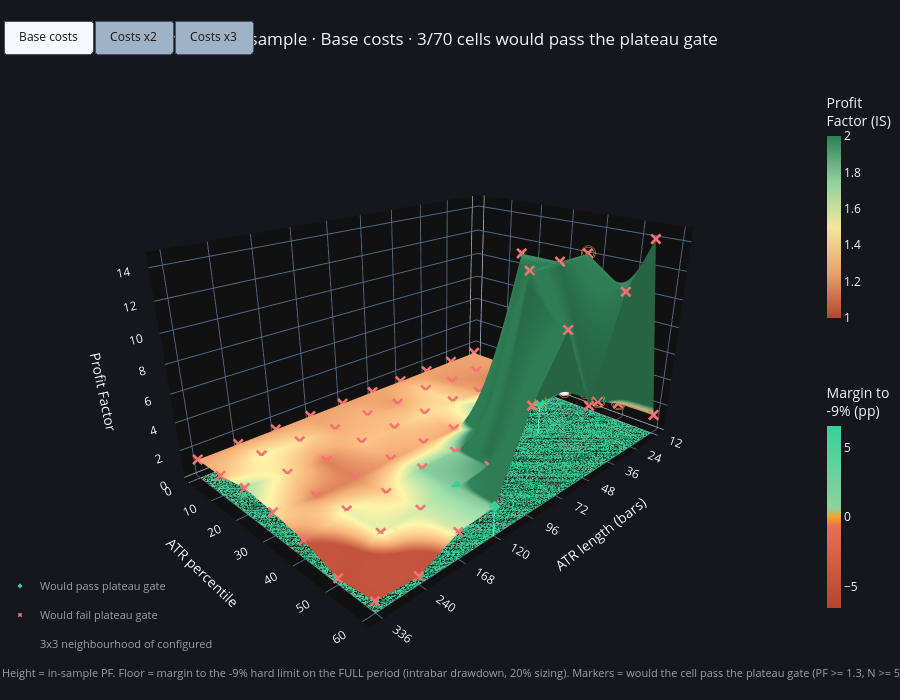

Notebook cell for this chart:
### Markdown cell above
## 3.5 3D PROFIT-FACTOR SURFACE (ATR percentile x ATR length)

### Code cell
import numpy as np
import pandas as pd
import plotly.graph_objects as go
from pathlib import Path

HARD_LIMIT = float(globals().get("HARD_LIMIT", 0.09))        # 0.09 = -9 %. Define HARD_LIMIT earlier if your YAML uses another value
LIMIT_PCT  = HARD_LIMIT * 100.0
FRACTION   = float(eng.ENGINE_DEFAULTS["size_fraction"])      # robot sizing (e.g. 20 %)
DD_MODE    = "intrabar"                                       # "intrabar" (needs engine v3.2) | "close"
SCENARIOS  = [("Base costs", 1.0), ("Costs x2", 2.0), ("Costs x3", 3.0)]
PF_MIN, N_MIN, MAX_DROP = GATE["plateau_pf_min"], GATE["plateau_n_min"], GATE["plateau_max_drop"]


def _full_dd(L, trades):
    """Max drawdown (%, negative) on the FULL period for the trades of one grid cell, at the robot sizing."""
    if len(trades) == 0:
        return np.nan
    dfp = preps[L]
    if DD_MODE == "intrabar" and hasattr(eng, "hard_limit_report_intrabar"):
        rep = eng.hard_limit_report_intrabar(dfp, trades, HARD_LIMIT, FRACTION)
    else:
        rep = eng.hard_limit_report(eng.hourly_returns(dfp, trades, FRACTION), HARD_LIMIT)
    return 100.0 * rep["max_dd"]


def _plateau(pf, n, p, L):
    """(passed, worst neighbour drop %) if cell (p, L) were the configured one."""
    try:
        r = plateau_check(pf.fillna(0.0), n.fillna(0.0), (p, L), pf_min=PF_MIN, n_min=N_MIN, max_drop_pct=MAX_DROP)
        return bool(r["passed"]), float(r["worst_neighbor_drop_pct"])
    except Exception:
        return False, np.nan


# ---- compute every scenario (in-sample PF grid + full-period drawdown grid) ----
grids = {}
for label, mult in SCENARIOS:
    kw = {**RULES_KW, "cost_bps_per_side": COST_BPS * mult}
    mk = lambda: pd.DataFrame(index=PCTLS, columns=ATR_LENS, dtype=float)
    pf, n, mean, tt, dd = mk(), mk(), mk(), mk(), mk()
    for L in ATR_LENS:
        for p in PCTLS:
            t_is = eng.run_monday_backtest(is_dfs[L], atr_pctl=p, atr_len=L, **kw)
            n.loc[p, L] = len(t_is)
            if len(t_is):
                pf.loc[p, L]   = profit_factor(t_is["pnl"])
                mean.loc[p, L] = float(t_is["pnl"].mean())
                tt.loc[p, L]   = tstat(t_is["pnl"])
            t_full = eng.run_monday_backtest(preps[L], atr_pctl=p, atr_len=L, **kw)
            dd.loc[p, L] = _full_dd(L, t_full)
    pf = pf.replace(np.inf, np.nan)
    grids[label] = dict(pf=pf, n=n, mean=mean, t=tt, dd=dd, margin=dd + LIMIT_PCT)

keys = list(grids.keys())
XP = list(range(len(ATR_LENS)))                       # categorical x positions (ATR lengths are unevenly spaced)
XT = [str(L) for L in ATR_LENS]
LL = np.tile(np.array(ATR_LENS), (len(PCTLS), 1))     # ATR length of each cell, for hover text
X, Y = np.meshgrid(XP, PCTLS)
ia, ib = PCTLS.index(ATR_PCTL), ATR_LENS.index(ATR_LEN)

# ---- shared scales so scenarios are comparable ----
pf_all  = [g["pf"].values for g in grids.values()]
z_floor = min(1.0, float(np.nanmin([np.nanmin(a) for a in pf_all]))) - 0.35
z_top   = float(np.nanmax([np.nanmax(a) for a in pf_all])) + 0.25
amax    = max(1.0, max(float(np.nanmax(np.abs(g["margin"].values))) for g in grids.values()))

colorscale   = [[0.00, "#b5452f"], [0.25, "#e8a46a"], [0.50, "#f4e79a"], [0.75, "#8fd19e"], [1.00, "#2f7d55"]]
margin_scale = [[0.00, "#b5452f"], [0.45, "#e8704f"], [0.50, "#f5a524"], [0.55, "#8fd19e"], [1.00, "#34d399"]]

TPS = 7                                               # traces per scenario
fig, titles, summary = go.Figure(), [], []

for i, key in enumerate(keys):
    g = grids[key]
    pf, n, mean, tt, dd, margin = g["pf"], g["n"], g["mean"], g["t"], g["dd"], g["margin"]
    vis = (i == 0)

    # plateau verdict of every cell (as if it were the configured one)
    pas = pd.DataFrame(False, index=pf.index, columns=pf.columns)
    drop = pd.DataFrame(np.nan, index=pf.index, columns=pf.columns)
    for p in PCTLS:
        for L in ATR_LENS:
            pas.loc[p, L], drop.loc[p, L] = _plateau(pf, n, p, L)
    has = pf.notna()
    verdict = np.where(pas.values, "PLATEAU OK", "plateau FAIL")
    n_pass = int((pas.values & has.values).sum())
    cd = np.dstack([n.values, dd.values, margin.values, mean.values, tt.values, drop.values])

    # 1) PF surface (in-sample)
    fig.add_trace(go.Surface(
        x=XP, y=PCTLS, z=pf.values, customdata=cd, text=verdict,
        colorscale=colorscale, cmin=1.0, cmax=2.0,
        colorbar=dict(title="Profit<br>Factor (IS)", len=0.42, y=0.80, x=0.93, thickness=14),
        hovertemplate=("P%{y} · ATR index %{x}<br>PF (IS) %{z:.2f}"
                       "<br>Trades (IS) %{customdata[0]:.0f}"
                       "<br>Mean net/trade %{customdata[3]:.2f}% · t %{customdata[4]:.2f}"
                       "<br>MaxDD (full) %{customdata[1]:.1f}%"
                       f"<br>Hard limit -{LIMIT_PCT:.0f}%: " + "%{customdata[2]:+.1f} pp margin"
                       "<br>Worst neighbour drop %{customdata[5]:.0f}% · %{text}<extra></extra>"),
        visible=vis))

    # 2) floor map: margin to the hard limit
    fig.add_trace(go.Surface(
        x=XP, y=PCTLS, z=np.full(pf.shape, z_floor), surfacecolor=margin.values, customdata=cd, text=verdict,
        colorscale=margin_scale, cmin=-amax, cmax=amax, opacity=0.95,
        colorbar=dict(title=f"Margin to<br>-{LIMIT_PCT:.0f}% (pp)", len=0.42, y=0.30, x=0.93, thickness=14),
        lighting=dict(ambient=1.0, diffuse=0.0, specular=0.0),
        hovertemplate=("FLOOR · P%{y} · ATR index %{x}"
                       "<br>MaxDD (full) %{customdata[1]:.1f}%"
                       f"<br>Hard limit -{LIMIT_PCT:.0f}%: " + "%{customdata[2]:+.1f} pp margin<extra></extra>"),
        visible=vis))

    # 3) markers: cell would pass / fail the plateau gate
    for mask, name, color, symbol in ((pas.values & has.values, "Would pass plateau gate", "#34d399", "diamond"),
                                      (~pas.values & has.values, "Would fail plateau gate", "#f87171", "x")):
        fig.add_trace(go.Scatter3d(
            x=X[mask], y=Y[mask], z=pf.values[mask] + 0.03, mode="markers", name=name, text=LL[mask],
            marker=dict(size=4, color=color, symbol=symbol, line=dict(width=0)),
            hovertemplate=f"{name}<br>P%{{y}} · ATR %{{text}}<extra></extra>",
            showlegend=True, legendgroup=name, visible=vis))

    # 4) drop lines from the surface to the floor for the cells that would pass
    m = pas.values & has.values
    xs, ys, zs = [], [], []
    for xv, yv, zv in zip(X[m], Y[m], pf.values[m]):
        xs += [xv, xv, None]; ys += [yv, yv, None]; zs += [zv, z_floor, None]
    fig.add_trace(go.Scatter3d(x=xs, y=ys, z=zs, mode="lines", line=dict(color="rgba(52,211,153,0.35)", width=2),
                               hoverinfo="skip", showlegend=False, visible=vis))

    # 5) rings: the 3x3 neighbourhood of the configured cell (what the official gate looks at)
    rr = range(max(ia - 1, 0), min(ia + 2, len(PCTLS)))
    cc = range(max(ib - 1, 0), min(ib + 2, len(ATR_LENS)))
    nx_ = [XP[c] for r in rr for c in cc]
    ny_ = [PCTLS[r] for r in rr for c in cc]
    nz_ = [float(pf.iloc[r, c]) + 0.07 for r in rr for c in cc]
    fig.add_trace(go.Scatter3d(x=nx_, y=ny_, z=nz_, mode="markers", name="3x3 neighbourhood of configured",
                               marker=dict(size=8, color="rgba(0,0,0,0)", symbol="circle-open",
                                           line=dict(color="#f5a524", width=3)),
                               hoverinfo="skip", showlegend=True, legendgroup="nbh", visible=vis))

    # 6) configured cell
    c_ok, c_drop = bool(pas.loc[ATR_PCTL, ATR_LEN]), float(drop.loc[ATR_PCTL, ATR_LEN])
    col = "#34d399" if c_ok else "#f87171"
    fig.add_trace(go.Scatter3d(
        x=[XP[ib]], y=[ATR_PCTL], z=[float(pf.loc[ATR_PCTL, ATR_LEN]) + 0.12], mode="markers+text",
        text=[f"configured {'✓' if c_ok else '✗'}"], textposition="top center", textfont=dict(color=col, size=13),
        marker=dict(size=7, color="white", line=dict(color=col, width=3)), showlegend=False,
        hovertemplate=f"Configured P{ATR_PCTL:g}, ATR({ATR_LEN})<br>plateau gate: {'PASS' if c_ok else 'FAIL'}<extra></extra>",
        visible=vis))

    titles.append(f"{cfg['id']} · PF in-sample · {key} · {n_pass}/{int(has.values.sum())} cells would pass the plateau gate")
    summary.append({"Scenario": key,
                    "PF (IS)": round(float(pf.loc[ATR_PCTL, ATR_LEN]), 3),
                    "N (IS)": int(n.loc[ATR_PCTL, ATR_LEN]),
                    "Mean net %": round(float(mean.loc[ATR_PCTL, ATR_LEN]), 3),
                    "t": round(float(tt.loc[ATR_PCTL, ATR_LEN]), 2),
                    "MaxDD full %": round(float(dd.loc[ATR_PCTL, ATR_LEN]), 2),
                    f"Margin vs -{LIMIT_PCT:.0f}% (pp)": round(float(margin.loc[ATR_PCTL, ATR_LEN]), 2),
                    "Plateau (configured)": "PASS" if c_ok else "FAIL",
                    "Cells passing plateau": n_pass})

PAD = "\u00a0"
buttons = []
for i, key in enumerate(keys):
    v = [False] * (TPS * len(keys))
    for j in range(TPS):
        v[TPS * i + j] = True
    buttons.append(dict(label=f"{PAD}{key}{PAD}", method="update", args=[{"visible": v}, {"title.text": titles[i]}]))

fig.update_layout(
    template="plotly_dark", paper_bgcolor="#15171c", height=700,
    title=dict(text=titles[0], x=0.02),
    scene=dict(
        xaxis=dict(title="ATR length (bars)", tickmode="array", tickvals=XP, ticktext=XT),
        yaxis_title="ATR percentile", zaxis_title="Profit Factor", zaxis=dict(range=[z_floor, z_top]),
        aspectmode="manual", aspectratio=dict(x=1.5, y=1.0, z=0.8),
        camera=dict(eye=dict(x=1.6, y=1.6, z=0.9), center=dict(x=0, y=0, z=-0.1))),
    legend=dict(x=0.0, y=0.02, bgcolor="rgba(0,0,0,0)", font=dict(color="#9aa0ab", size=11)),
    updatemenus=[dict(type="buttons", direction="right", x=0.0, xanchor="left", y=1.12, yanchor="top", active=0,
                      buttons=buttons, bgcolor="#9fb3c8", bordercolor="#4a5160", borderwidth=1,
                      pad=dict(l=3, r=3, t=0, b=0), font=dict(color="#15171c", size=12))],
    annotations=[dict(
        text=(f"Height = in-sample PF. Floor = margin to the -{LIMIT_PCT:.0f}% hard limit on the FULL period "
              f"({DD_MODE} drawdown, {FRACTION:.0%} sizing). Markers = would the cell pass the plateau gate "
              f"(PF >= {PF_MIN}, N >= {N_MIN}, drop <= {MAX_DROP}% in its 3x3). Orange rings = configured cell's neighbourhood."),
        x=0.0, y=-0.02, xref="paper", yref="paper", showarrow=False, xanchor="left",
        font=dict(color="#9aa0ab", size=11))],
    margin=dict(l=0, r=0, t=90, b=30))

print(f"Configured cell P{ATR_PCTL:g}, ATR({ATR_LEN}) by scenario:")
display(pd.DataFrame(summary).set_index("Scenario"))
fig.show()
fig.write_html(Path(RUN_DIR) / "02_pf_surface.html", include_plotlyjs="cdn")

### Figure 1 — Plotly figure (JSON) as saved in the notebook; plotly's stock layout.template omitted (floating-point values rounded to 4 significant figures; data arrays with more than 128 entries replaced by an {"elided": "..."} marker saying what was removed)
{"data": [{"cmax": 2, "cmin": 1, "colorbar": {"len": 0.42, "thickness": 14, "title": {"text": "Profit<br>Factor (IS)"}, "x": 0.93, "y": 0.8}, "colorscale": [[0, "#b5452f"], [0.25, "#e8a46a"], [0.5, "#f4e79a"], [0.75, "#8fd19e"], [1, "#2f7d55"]], "customdata": {"elided": "420 float values"}, "hovertemplate": "P%{y} · ATR index %{x}<br>PF (IS) %{z:.2f}<br>Trades (IS) %{customdata[0]:.0f}<br>Mean net/trade %{customdata[3]:.2f}% · t %{customdata[4]:.2f}<br>MaxDD (full) %{customdata[1]:.1f}%<br>Hard limit -9%: %{customdata[2]:+.1f} pp margin<br>Worst neighbour drop %{customdata[5]:.0f}% · %{text}<extra></extra>", "text": [["plateau FAIL", "plateau FAIL", "plateau FAIL", "plateau FAIL", "plateau FAIL", "plateau FAIL", "plateau FAIL", "plateau FAIL", "plateau FAIL", "plateau FAIL"], ["plateau FAIL", "plateau FAIL", "plateau FAIL", "plateau FAIL", "plateau FAIL", "plateau FAIL", "plateau FAIL", "plateau FAIL", "plateau FAIL", "plateau FAIL"], ["plateau FAIL", "plateau FAIL", "plateau FAIL", "plateau FAIL", "plateau FAIL", "plateau FAIL", "plateau FAIL", "plateau FAIL", "plateau FAIL", "plateau FAIL"], ["plateau FAIL", "plateau FAIL", "plateau FAIL", "plateau FAIL", "plateau FAIL", "plateau FAIL", "plateau FAIL", "plateau FAIL", "plateau FAIL", "plateau FAIL"], ["plateau FAIL", "plateau FAIL", "PLATEAU OK", "plateau FAIL", "plateau FAIL", "plateau FAIL", "plateau FAIL", "plateau FAIL", "plateau FAIL", "plateau FAIL"], ["plateau FAIL", "plateau FAIL", "plateau FAIL", "plateau FAIL", "plateau FAIL", "plateau FAIL", "PLATEAU OK", "plateau FAIL", "plateau FAIL", "plateau FAIL"], ["plateau FAIL", "plateau FAIL", "plateau FAIL", "plateau FAIL", "plateau FAIL", "plateau FAIL", "PLATEAU OK", "plateau FAIL", "plateau FAIL", "plateau FAIL"]], "type": "surface", "visible": true, "x": [0, 1, 2, 3, 4, 5, 6, 7, 8, 9], "y": [0, 10, 20, 30, 40, 50, 60], "z": [[1.21, 1.21, 1.21, 1.21, 1.21, 1.21, 1.21, 1.21, 1.21, 1.21], [1.21, 1.181, 1.172, 1.386, 1.204, 1.272, 1.235, 1.421, 1.52, 1.284], [1.193, 1.075, 1.234, 1.41, 1.414, 1.302, 1.316, 1.121, 1.419, 1.726], [1.176, 1.751, 1.728, 1.795, 1.217, 1.262, 1.207, 1.132, 1.131, 1.447], [1.205, 2.278, 2.278, 13.76, 2.419, 1.794, 1.806, 1.364, 1.568, 1.064], [1.232, 2.397, 13.76, 13.76, 13.76, 1.973, 1.822, 1.618, 1.565, 0.2374], [1.297, 14.66, 11.87, 5.092, 10.88, 7.13, 1.813, 1.614, 0.373, 0.5546]]}, {"cmax": 6.564, "cmin": -6.564, "colorbar": {"len": 0.42, "thickness": 14, "title": {"text": "Margin to<br>-9% (pp)"}, "x": 0.93, "y": 0.3}, "colorscale": [[0, "#b5452f"], [0.45, "#e8704f"], [0.5, "#f5a524"], [0.55, "#8fd19e"], [1, "#34d399"]], "customdata": {"elided": "420 float values"}, "hovertemplate": "FLOOR · P%{y} · ATR index %{x}<br>MaxDD (full) %{customdata[1]:.1f}%<br>Hard limit -9%: %{customdata[2]:+.1f} pp margin<extra></extra>", "lighting": {"ambient": 1, "diffuse": 0, "specular": 0}, "opacity": 0.95, "surfacecolor": [[4.443, 4.443, 4.443, 4.443, 4.443, 4.443, 4.443, 4.443, 4.443, 4.443], [4.443, 5.688, 5.688, 6.168, 5.688, 5.688, 5.688, 4.949, 5.688, 5.108], [5.521, 5.576, 6.168, 5.797, 5.797, 5.688, 5.688, 5.617, 5.688, 5.521], [5.688, 6.168, 5.797, 6.564, 6.564, 5.41, 5.643, 5.688, 5.458, 5.521], [5.688, 5.797, 6.385, 6.484, 6.564, 5.578, 5.486, 5.688, 5.78, 5.78], [5.688, 6.564, 6.484, 6.374, 6.484, 6.564, 6.343, 6.013, 5.41, 4.776], [5.856, 6.374, 6.355, 6.415, 6.484, 6.484, 6.564, 5.735, 6.148, 5.41]], "text": [["plateau FAIL", "plateau FAIL", "plateau FAIL", "plateau FAIL", "plateau FAIL", "plateau FAIL", "plateau FAIL", "plateau FAIL", "plateau FAIL", "plateau FAIL"], ["plateau FAIL", "plateau FAIL", "plateau FAIL", "plateau FAIL", "plateau FAIL", "plateau FAIL", "plateau FAIL", "plateau FAIL", "plateau FAIL", "plateau FAIL"], ["plateau FAIL", "plateau FAIL", "plateau FAIL", "plateau FAIL", "plateau FAIL", "plateau FAIL", "plateau FAIL", "plateau FAIL", "plateau FAIL", "plateau FAIL"], ["plateau FAIL", "plateau FAIL", "plateau FAIL", "plateau FAIL", "plateau FAIL", "plateau FAIL", "plateau FAIL", "plateau FAIL", "plateau FAIL", "plateau FAIL"], ["plateau FAIL", "plateau FAIL", "PLATEAU OK", "plateau FAIL", "plateau FAIL", "plateau FAIL", "plateau FAIL", "plateau FAIL", "plateau FAIL", "plateau FAIL"], ["plateau FAIL", "plateau FAIL", "plateau FAIL", "plateau FAIL", "plateau FAIL", "plateau FAIL", "PLATEAU OK", "plateau FAIL", "plateau FAIL", "plateau FAIL"], ["plateau FAIL", "plateau FAIL", "plateau FAIL", "plateau FAIL", "plateau FAIL", "plateau FAIL", "PLATEAU OK", "plateau FAIL", "plateau FAIL", "plateau FAIL"]], "type": "surface", "visible": true, "x": [0, 1, 2, 3, 4, 5, 6, 7, 8, 9], "y": [0, 10, 20, 30, 40, 50, 60], "z": [[-0.1573, -0.1573, -0.1573, -0.1573, -0.1573, -0.1573, -0.1573, -0.1573, -0.1573, -0.1573], [-0.1573, -0.1573, -0.1573, -0.1573, -0.1573, -0.1573, -0.1573, -0.1573, -0.1573, -0.1573], [-0.1573, -0.1573, -0.1573, -0.1573, -0.1573, -0.1573, -0.1573, -0.1573, -0.1573, -0.1573], [-0.1573, -0.1573, -0.1573, -0.1573, -0.1573, -0.1573, -0.1573, -0.1573, -0.1573, -0.1573], [-0.1573, -0.1573, -0.1573, -0.1573, -0.1573, -0.1573, -0.1573, -0.1573, -0.1573, -0.1573], [-0.1573, -0.1573, -0.1573, -0.1573, -0.1573, -0.1573, -0.1573, -0.1573, -0.1573, -0.1573], [-0.1573, -0.1573, -0.1573, -0.1573, -0.1573, -0.1573, -0.1573, -0.1573, -0.1573, -0.1573]]}, {"hovertemplate": "Would pass plateau gate<br>P%{y} · ATR %{text}<extra></extra>", "legendgroup": "Would pass plateau gate", "marker": {"color": "#34d399", "line": {"width": 0}, "size": 4, "symbol": "diamond"}, "mode": "markers", "name": "Would pass plateau gate", "showlegend": true, "text": [36.0, 120.0, 120.0], "type": "scatter3d", "visible": true, "x": [2, 6, 6], "y": [40.0, 50.0, 60.0], "z": [2.308, 1.852, 1.843]}, {"hovertemplate": "Would fail plateau gate<br>P%{y} · ATR %{text}<extra></extra>", "legendgroup": "Would fail plateau gate", "marker": {"color": "#f87171", "line": {"width": 0}, "size": 4, "symbol": "x"}, "mode": "markers", "name": "Would fail plateau gate", "showlegend": true, "text": [12.0, 24.0, 36.0, 48.0, 72.0, 96.0, 120.0, 168.0, 240.0, 336.0, 12.0, 24.0, 36.0, 48.0, 72.0, 96.0, 120.0, 168.0, 240.0, 336.0, 12.0, 24.0, 36.0, 48.0, 72.0, 96.0, 120.0, 168.0, 240.0, 336.0, 12.0, 24.0, 36.0, 48.0, 72.0, 96.0, 120.0, 168.0, 240.0, 336.0, 12.0, 24.0, 48.0, 72.0, 96.0, 120.0, 168.0, 240.0, 336.0, 12.0, 24.0, 36.0, 48.0, 72.0, 96.0, 168.0, 240.0, 336.0, 12.0, 24.0, 36.0, 48.0, 72.0, 96.0, 168.0, 240.0, 336.0], "type": "scatter3d", "visible": true, "x": [0, 1, 2, 3, 4, 5, 6, 7, 8, 9, 0, 1, 2, 3, 4, 5, 6, 7, 8, 9, 0, 1, 2, 3, 4, 5, 6, 7, 8, 9, 0, 1, 2, 3, 4, 5, 6, 7, 8, 9, 0, 1, 3, 4, 5, 6, 7, 8, 9, 0, 1, 2, 3, 4, 5, 7, 8, 9, 0, 1, 2, 3, 4, 5, 7, 8, 9], "y": [0.0, 0.0, 0.0, 0.0, 0.0, 0.0, 0.0, 0.0, 0.0, 0.0, 10.0, 10.0, 10.0, 10.0, 10.0, 10.0, 10.0, 10.0, 10.0, 10.0, 20.0, 20.0, 20.0, 20.0, 20.0, 20.0, 20.0, 20.0, 20.0, 20.0, 30.0, 30.0, 30.0, 30.0, 30.0, 30.0, 30.0, 30.0, 30.0, 30.0, 40.0, 40.0, 40.0, 40.0, 40.0, 40.0, 40.0, 40.0, 40.0, 50.0, 50.0, 50.0, 50.0, 50.0, 50.0, 50.0, 50.0, 50.0, 60.0, 60.0, 60.0, 60.0, 60.0, 60.0, 60.0, 60.0, 60.0], "z": [1.24, 1.24, 1.24, 1.24, 1.24, 1.24, 1.24, 1.24, 1.24, 1.24, 1.24, 1.211, 1.202, 1.416, 1.234, 1.302, 1.265, 1.451, 1.55, 1.314, 1.223, 1.105, 1.264, 1.44, 1.444, 1.332, 1.346, 1.151, 1.449, 1.756, 1.206, 1.781, 1.758, 1.825, 1.247, 1.292, 1.237, 1.162, 1.161, 1.477, 1.235, 2.308, 13.79, 2.449, 1.824, 1.836, 1.394, 1.598, 1.094, 1.262, 2.427, 13.79, 13.79, 13.79, 2.003, 1.648, 1.595, 0.2674, 1.327, 14.69, 11.9, 5.122, 10.91, 7.16, 1.644, 0.403, 0.5846]}, {"hoverinfo": "skip", "line": {"color": "rgba(52,211,153,0.35)", "width": 2}, "mode": "lines", "showlegend": false, "type": "scatter3d", "visible": true, "x": [2, 2, null, 6, 6, null, 6, 6, null], "y": [40, 40, null, 50, 50, null, 60, 60, null], "z": [2.278, -0.1573, null, 1.822, -0.1573, null, 1.813, -0.1573, null]}, {"hoverinfo": "skip", "legendgroup": "nbh", "marker": {"color": "rgba(0,0,0,0)", "line": {"color": "#f5a524", "width": 3}, "size": 8, "symbol": "circle-open"}, "mode": "markers", "name": "3x3 neighbourhood of configured", "showlegend": true, "type": "scatter3d", "visible": true, "x": [0, 1, 2, 0, 1, 2, 0, 1, 2], "y": [30, 30, 30, 40, 40, 40, 50, 50, 50], "z": [1.246, 1.821, 1.798, 1.275, 2.348, 2.348, 1.302, 2.467, 13.83]}, {"hovertemplate": "Configured P40, ATR(24)<br>plateau gate: FAIL<extra></extra>", "marker": {"color": "white", "line": {"color": "#f87171", "width": 3}, "size": 7}, "mode": "markers+text", "showlegend": false, "text": ["configured ✗"], "textfont": {"color": "#f87171", "size": 13}, "textposition": "top center", "type": "scatter3d", "visible": true, "x": [1], "y": [40], "z": [2.398]}, {"cmax": 2, "cmin": 1, "colorbar": {"len": 0.42, "thickness": 14, "title": {"text": "Profit<br>Factor (IS)"}, "x": 0.93, "y": 0.8}, "colorscale": [[0, "#b5452f"], [0.25, "#e8a46a"], [0.5, "#f4e79a"], [0.75, "#8fd19e"], [1, "#2f7d55"]], "customdata": {"elided": "420 float values"}, "hovertemplate": "P%{y} · ATR index %{x}<br>PF (IS) %{z:.2f}<br>Trades (IS) %{customdata[0]:.0f}<br>Mean net/trade %{customdata[3]:.2f}% · t %{customdata[4]:.2f}<br>MaxDD (full) %{customdata[1]:.1f}%<br>Hard limit -9%: %{customdata[2]:+.1f} pp margin<br>Worst neighbour drop %{customdata[5]:.0f}% · %{text}<extra></extra>", "text": [["plateau FAIL", "plateau FAIL", "plateau FAIL", "plateau FAIL", "plateau FAIL", "plateau FAIL", "plateau FAIL", "plateau FAIL", "plateau FAIL", "plateau FAIL"], ["plateau FAIL", "plateau FAIL", "plateau FAIL", "plateau FAIL", "plateau FAIL", "plateau FAIL", "plateau FAIL", "plateau FAIL", "plateau FAIL", "plateau FAIL"], ["plateau FAIL", "plateau FAIL", "plateau FAIL", "plateau FAIL", "plateau FAIL", "plateau FAIL", "plateau FAIL", "plateau FAIL", "plateau FAIL", "plateau FAIL"], ["plateau FAIL", "plateau FAIL", "plateau FAIL", "plateau FAIL", "plateau FAIL", "plateau FAIL", "plateau FAIL", "plateau FAIL", "plateau FAIL", "plateau FAIL"], ["plateau FAIL", "plateau FAIL", "PLATEAU OK", "plateau FAIL", "plateau FAIL", "plateau FAIL", "plateau FAIL", "plateau FAIL", "plateau FAIL", "plateau FAIL"], ["plateau FAIL", "plateau FAIL", "plateau FAIL", "plateau FAIL", "plateau FAIL", "plateau FAIL", "plateau FAIL", "plateau FAIL", "plateau FAIL", "plateau FAIL"], ["plateau FAIL", "plateau FAIL", "plateau FAIL", "plateau FAIL", "plateau FAIL", "plateau FAIL", "PLATEAU OK", "plateau FAIL", "plateau FAIL", "plateau FAIL"]], "type": "surface", "visible": false, "x": [0, 1, 2, 3, 4, 5, 6, 7, 8, 9], "y": [0, 10, 20, 30, 40, 50, 60], "z": [[1.084, 1.084, 1.084, 1.084, 1.084, 1.084, 1.084, 1.084, 1.084, 1.084], [1.084, 1.076, 1.067, 1.264, 1.09, 1.142, 1.107, 1.278, 1.366, 1.154], [1.077, 0.9903, 1.133, 1.296, 1.288, 1.178, 1.187, 1.01, 1.291, 1.568], [1.071, 1.635, 1.606, 1.673, 1.122, 1.157, 1.098, 1.029, 1.035, 1.323], [1.11, 2.151, 2.151, 12.63, 2.264, 1.642, 1.64, 1.242, 1.44, 0.9889], [1.138, 2.284, 12.63, 12.63, 12.63, 1.838, 1.684, 1.493, 1.453, 0.2139], [1.21, 13.54, 10.98, 4.667, 10.04, 6.544, 1.688, 1.506, 0.3383, 0.4922]]}, {"cmax": 6.564, "cmin": -6.564, "colorbar": {"len": 0.42, "thickness": 14, "title": {"text": "Margin to<br>-9% (pp)"}, "x": 0.93, "y": 0.3}, "colorscale": [[0, "#b5452f"], [0.45, "#e8704f"], [0.5, "#f5a524"], [0.55, "#8fd19e"], [1, "#34d399"]], "customdata": {"elided": "420 float values"}, "hovertemplate": "FLOOR · P%{y} · ATR index %{x}<br>MaxDD (full) %{customdata[1]:.1f}%<br>Hard limit -9%: %{customdata[2]:+.1f} pp margin<extra></extra>", "lighting": {"ambient": 1, "diffuse": 0, "specular": 0}, "opacity": 0.95, "surfacecolor": [[4.053, 4.053, 4.053, 4.053, 4.053, 4.053, 4.053, 4.053, 4.053, 4.053], [4.213, 5.476, 5.476, 6.04, 5.167, 5.167, 5.376, 4.193, 5.108, 4.351], [5.288, 5.407, 6.04, 5.691, 5.691, 5.191, 5.215, 4.982, 5.476, 5.288], [5.476, 6.04, 5.691, 6.542, 6.439, 4.965, 5.328, 5.156, 4.929, 5.288], [5.476, 5.691, 6.299, 6.355, 6.542, 5.451, 5.338, 5.331, 5.371, 5.589], [5.476, 6.542, 6.355, 6.267, 6.355, 6.542, 6.3, 5.822, 5.241, 4.608], [5.686, 6.267, 6.312, 6.351, 6.355, 6.355, 6.542, 5.586, 6.063, 5.241]], "text": [["plateau FAIL", "plateau FAIL", "plateau FAIL", "plateau FAIL", "plateau FAIL", "plateau FAIL", "plateau FAIL", "plateau FAIL", "plateau FAIL", "plateau FAIL"], ["plateau FAIL", "plateau FAIL", "plateau FAIL", "plateau FAIL", "plateau FAIL", "plateau FAIL", "plateau FAIL", "plateau FAIL", "plateau FAIL", "plateau FAIL"], ["plateau FAIL", "plateau FAIL", "plateau FAIL", "plateau FAIL", "plateau FAIL", "plateau FAIL", "plateau FAIL", "plateau FAIL", "plateau FAIL", "plateau FAIL"], ["plateau FAIL", "plateau FAIL", "plateau FAIL", "plateau FAIL", "plateau FAIL", "plateau FAIL", "plateau FAIL", "plateau FAIL", "plateau FAIL", "plateau FAIL"], ["plateau FAIL", "plateau FAIL", "PLATEAU OK", "plateau FAIL", "plateau FAIL", "plateau FAIL", "plateau FAIL", "plateau FAIL", "plateau FAIL", "plateau FAIL"], ["plateau FAIL", "plateau FAIL", "plateau FAIL", "plateau FAIL", "plateau FAIL", "plateau FAIL", "plateau FAIL", "plateau FAIL", "plateau FAIL", "plateau FAIL"], ["plateau FAIL", "plateau FAIL", "plateau FAIL", "plateau FAIL", "plateau FAIL", "plateau FAIL", "PLATEAU OK", "plateau FAIL", "plateau FAIL", "plateau FAIL"]], "type": "surface", "visible": false, "x": [0, 1, 2, 3, 4, 5, 6, 7, 8, 9], "y": [0, 10, 20, 30, 40, 50, 60], "z": [[-0.1573, -0.1573, -0.1573, -0.1573, -0.1573, -0.1573, -0.1573, -0.1573, -0.1573, -0.1573], [-0.1573, -0.1573, -0.1573, -0.1573, -0.1573, -0.1573, -0.1573, -0.1573, -0.1573, -0.1573], [-0.1573, -0.1573, -0.1573, -0.1573, -0.1573, -0.1573, -0.1573, -0.1573, -0.1573, -0.1573], [-0.1573, -0.1573, -0.1573, -0.1573, -0.1573, -0.1573, -0.1573, -0.1573, -0.1573, -0.1573], [-0.1573, -0.1573, -0.1573, -0.1573, -0.1573, -0.1573, -0.1573, -0.1573, -0.1573, -0.1573], [-0.1573, -0.1573, -0.1573, -0.1573, -0.1573, -0.1573, -0.1573, -0.1573, -0.1573, -0.1573], [-0.1573, -0.1573, -0.1573, -0.1573, -0.1573, -0.1573, -0.1573, -0.1573, -0.1573, -0.1573]]}, {"hovertemplate": "Would pass plateau gate<br>P%{y} · ATR %{text}<extra></extra>", "legendgroup": "Would pass plateau gate", "marker": {"color": "#34d399", "line": {"width": 0}, "size": 4, "symbol": "diamond"}, "mode": "markers", "name": "Would pass plateau gate", "showlegend": true, "text": [36.0, 120.0], "type": "scatter3d", "visible": false, "x": [2, 6], "y": [40.0, 60.0], "z": [2.181, 1.718]}, {"hovertemplate": "Would fail plateau gate<br>P%{y} · ATR %{text}<extra></extra>", "legendgroup": "Would fail plateau gate", "marker": {"color": "#f87171", "line": {"width": 0}, "size": 4, "symbol": "x"}, "mode": "markers", "name": "Would fail plateau gate", "showlegend": true, "text": [12.0, 24.0, 36.0, 48.0, 72.0, 96.0, 120.0, 168.0, 240.0, 336.0, 12.0, 24.0, 36.0, 48.0, 72.0, 96.0, 120.0, 168.0, 240.0, 336.0, 12.0, 24.0, 36.0, 48.0, 72.0, 96.0, 120.0, 168.0, 240.0, 336.0, 12.0, 24.0, 36.0, 48.0, 72.0, 96.0, 120.0, 168.0, 240.0, 336.0, 12.0, 24.0, 48.0, 72.0, 96.0, 120.0, 168.0, 240.0, 336.0, 12.0, 24.0, 36.0, 48.0, 72.0, 96.0, 120.0, 168.0, 240.0, 336.0, 12.0, 24.0, 36.0, 48.0, 72.0, 96.0, 168.0, 240.0, 336.0], "type": "scatter3d", "visible": false, "x": [0, 1, 2, 3, 4, 5, 6, 7, 8, 9, 0, 1, 2, 3, 4, 5, 6, 7, 8, 9, 0, 1, 2, 3, 4, 5, 6, 7, 8, 9, 0, 1, 2, 3, 4, 5, 6, 7, 8, 9, 0, 1, 3, 4, 5, 6, 7, 8, 9, 0, 1, 2, 3, 4, 5, 6, 7, 8, 9, 0, 1, 2, 3, 4, 5, 7, 8, 9], "y": [0.0, 0.0, 0.0, 0.0, 0.0, 0.0, 0.0, 0.0, 0.0, 0.0, 10.0, 10.0, 10.0, 10.0, 10.0, 10.0, 10.0, 10.0, 10.0, 10.0, 20.0, 20.0, 20.0, 20.0, 20.0, 20.0, 20.0, 20.0, 20.0, 20.0, 30.0, 30.0, 30.0, 30.0, 30.0, 30.0, 30.0, 30.0, 30.0, 30.0, 40.0, 40.0, 40.0, 40.0, 40.0, 40.0, 40.0, 40.0, 40.0, 50.0, 50.0, 50.0, 50.0, 50.0, 50.0, 50.0, 50.0, 50.0, 50.0, 60.0, 60.0, 60.0, 60.0, 60.0, 60.0, 60.0, 60.0, 60.0], "z": [1.114, 1.114, 1.114, 1.114, 1.114, 1.114, 1.114, 1.114, 1.114, 1.114, 1.114, 1.106, 1.097, 1.294, 1.12, 1.172, 1.137, 1.308, 1.396, 1.184, 1.107, 1.02, 1.163, 1.326, 1.318, 1.208, 1.217, 1.04, 1.321, 1.598, 1.101, 1.665, 1.636, 1.703, 1.152, 1.187, 1.128, 1.059, 1.065, 1.353, 1.14, 2.181, 12.66, 2.294, 1.672, 1.67, 1.272, 1.47, 1.019, 1.168, 2.314, 12.66, 12.66, 12.66, 1.868, 1.714, 1.523, 1.483, 0.2439, 1.24, 13.57, 11.01, 4.697, 10.07, 6.574, 1.536, 0.3683, 0.5222]}, {"hoverinfo": "skip", "line": {"color": "rgba(52,211,153,0.35)", "width": 2}, "mode": "lines", "showlegend": false, "type": "scatter3d", "visible": false, "x": [2, 2, null, 6, 6, null], "y": [40, 40, null, 60, 60, null], "z": [2.151, -0.1573, null, 1.688, -0.1573, null]}, {"hoverinfo": "skip", "legendgroup": "nbh", "marker": {"color": "rgba(0,0,0,0)", "line": {"color": "#f5a524", "width": 3}, "size": 8, "symbol": "circle-open"}, "mode": "markers", "name": "3x3 neighbourhood of configured", "showlegend": true, "type": "scatter3d", "visible": false, "x": [0, 1, 2, 0, 1, 2, 0, 1, 2], "y": [30, 30, 30, 40, 40, 40, 50, 50, 50], "z": [1.141, 1.705, 1.676, 1.18, 2.221, 2.221, 1.208, 2.354, 12.7]}, {"hovertemplate": "Configured P40, ATR(24)<br>plateau gate: FAIL<extra></extra>", "marker": {"color": "white", "line": {"color": "#f87171", "width": 3}, "size": 7}, "mode": "markers+text", "showlegend": false, "text": ["configured ✗"], "textfont": {"color": "#f87171", "size": 13}, "textposition": "top center", "type": "scatter3d", "visible": false, "x": [1], "y": [40], "z": [2.271]}, {"cmax": 2, "cmin": 1, "colorbar": {"len": 0.42, "thickness": 14, "title": {"text": "Profit<br>Factor (IS)"}, "x": 0.93, "y": 0.8}, "colorscale": [[0, "#b5452f"], [0.25, "#e8a46a"], [0.5, "#f4e79a"], [0.75, "#8fd19e"], [1, "#2f7d55"]], "customdata": {"elided": "420 float values"}, "hovertemplate": "P%{y} · ATR index %{x}<br>PF (IS) %{z:.2f}<br>Trades (IS) %{customdata[0]:.0f}<br>Mean net/trade %{customdata[3]:.2f}% · t %{customdata[4]:.2f}<br>MaxDD (full) %{customdata[1]:.1f}%<br>Hard limit -9%: %{customdata[2]:+.1f} pp margin<br>Worst neighbour drop %{customdata[5]:.0f}% · %{text}<extra></extra>", "text": [["plateau FAIL", "plateau FAIL", "plateau FAIL", "plateau FAIL", "plateau FAIL", "plateau FAIL", "plateau FAIL", "plateau FAIL", "plateau FAIL", "plateau FAIL"], ["plateau FAIL", "plateau FAIL", "plateau FAIL", "plateau FAIL", "plateau FAIL", "plateau FAIL", "plateau FAIL", "plateau FAIL", "plateau FAIL", "plateau FAIL"], ["plateau FAIL", "plateau FAIL", "plateau FAIL", "plateau FAIL", "plateau FAIL", "plateau FAIL", "plateau FAIL", "plateau FAIL", "plateau FAIL", "plateau FAIL"], ["plateau FAIL", "plateau FAIL", "plateau FAIL", "plateau FAIL", "plateau FAIL", "plateau FAIL", "plateau FAIL", "plateau FAIL", "plateau FAIL", "plateau FAIL"], ["plateau FAIL", "plateau FAIL", "PLATEAU OK", "plateau FAIL", "plateau FAIL", "plateau FAIL", "plateau FAIL", "plateau FAIL", "plateau FAIL", "plateau FAIL"], ["plateau FAIL", "plateau FAIL", "plateau FAIL", "plateau FAIL", "plateau FAIL", "plateau FAIL", "plateau FAIL", "plateau FAIL", "plateau FAIL", "plateau FAIL"], ["plateau FAIL", "plateau FAIL", "plateau FAIL", "plateau FAIL", "plateau FAIL", "plateau FAIL", "PLATEAU OK", "plateau FAIL", "plateau FAIL", "plateau FAIL"]], "type": "surface", "visible": false, "x": [0, 1, 2, 3, 4, 5, 6, 7, 8, 9], "y": [0, 10, 20, 30, 40, 50, 60], "z": [[0.9726, 0.9726, 0.9726, 0.9726, 0.9726, 0.9726, 0.9726, 0.9726, 0.9726, 0.9726], [0.9726, 0.9806, 0.9721, 1.155, 0.9888, 1.028, 0.9937, 1.151, 1.23, 1.04], [0.9724, 0.9138, 1.043, 1.194, 1.175, 1.068, 1.071, 0.9102, 1.178, 1.428], [0.9764, 1.529, 1.494, 1.561, 1.037, 1.062, 0.9997, 0.9381, 0.9485, 1.213], [1.024, 2.031, 2.031, 11.63, 2.121, 1.506, 1.493, 1.135, 1.325, 0.9208], [1.052, 2.177, 11.63, 11.63, 11.63, 1.714, 1.56, 1.38, 1.351, 0.1927], [1.131, 12.55, 10.19, 4.289, 9.306, 6.026, 1.575, 1.409, 0.3065, 0.4374]]}, {"cmax": 6.564, "cmin": -6.564, "colorbar": {"len": 0.42, "thickness": 14, "title": {"text": "Margin to<br>-9% (pp)"}, "x": 0.93, "y": 0.3}, "colorscale": [[0, "#b5452f"], [0.45, "#e8704f"], [0.5, "#f5a524"], [0.55, "#8fd19e"], [1, "#34d399"]], "customdata": {"elided": "420 float values"}, "hovertemplate": "FLOOR · P%{y} · ATR index %{x}<br>MaxDD (full) %{customdata[1]:.1f}%<br>Hard limit -9%: %{customdata[2]:+.1f} pp margin<extra></extra>", "lighting": {"ambient": 1, "diffuse": 0, "specular": 0}, "opacity": 0.95, "surfacecolor": [[2.993, 2.993, 2.993, 2.993, 2.993, 2.993, 2.993, 2.993, 2.993, 2.993], [3.69, 5.134, 4.878, 5.913, 4.515, 4.515, 4.638, 3.443, 4.392, 3.599], [4.94, 5.237, 5.913, 5.585, 5.585, 4.622, 4.625, 4.352, 4.964, 4.659], [5.264, 5.913, 5.585, 6.438, 6.204, 4.524, 4.842, 4.608, 4.403, 4.858], [5.264, 5.585, 6.214, 6.226, 6.521, 5.324, 5.076, 4.803, 4.927, 5.299], [5.264, 6.521, 6.226, 6.16, 6.226, 6.521, 6.258, 5.631, 5.073, 4.44], [5.516, 6.16, 6.269, 6.287, 6.226, 6.226, 6.471, 5.438, 5.978, 5.073]], "text": [["plateau FAIL", "plateau FAIL", "plateau FAIL", "plateau FAIL", "plateau FAIL", "plateau FAIL", "plateau FAIL", "plateau FAIL", "plateau FAIL", "plateau FAIL"], ["plateau FAIL", "plateau FAIL", "plateau FAIL", "plateau FAIL", "plateau FAIL", "plateau FAIL", "plateau FAIL", "plateau FAIL", "plateau FAIL", "plateau FAIL"], ["plateau FAIL", "plateau FAIL", "plateau FAIL", "plateau FAIL", "plateau FAIL", "plateau FAIL", "plateau FAIL", "plateau FAIL", "plateau FAIL", "plateau FAIL"], ["plateau FAIL", "plateau FAIL", "plateau FAIL", "plateau FAIL", "plateau FAIL", "plateau FAIL", "plateau FAIL", "plateau FAIL", "plateau FAIL", "plateau FAIL"], ["plateau FAIL", "plateau FAIL", "PLATEAU OK", "plateau FAIL", "plateau FAIL", "plateau FAIL", "plateau FAIL", "plateau FAIL", "plateau FAIL", "plateau FAIL"], ["plateau FAIL", "plateau FAIL", "plateau FAIL", "plateau FAIL", "plateau FAIL", "plateau FAIL", "plateau FAIL", "plateau FAIL", "plateau FAIL", "plateau FAIL"], ["plateau FAIL", "plateau FAIL", "plateau FAIL", "plateau FAIL", "plateau FAIL", "plateau FAIL", "PLATEAU OK", "plateau FAIL", "plateau FAIL", "plateau FAIL"]], "type": "surface", "visible": false, "x": [0, 1, 2, 3, 4, 5, 6, 7, 8, 9], "y": [0, 10, 20, 30, 40, 50, 60], "z": [[-0.1573, -0.1573, -0.1573, -0.1573, -0.1573, -0.1573, -0.1573, -0.1573, -0.1573, -0.1573], [-0.1573, -0.1573, -0.1573, -0.1573, -0.1573, -0.1573, -0.1573, -0.1573, -0.1573, -0.1573], [-0.1573, -0.1573, -0.1573, -0.1573, -0.1573, -0.1573, -0.1573, -0.1573, -0.1573, -0.1573], [-0.1573, -0.1573, -0.1573, -0.1573, -0.1573, -0.1573, -0.1573, -0.1573, -0.1573, -0.1573], [-0.1573, -0.1573, -0.1573, -0.1573, -0.1573, -0.1573, -0.1573, -0.1573, -0.1573, -0.1573], [-0.1573, -0.1573, -0.1573, -0.1573, -0.1573, -0.1573, -0.1573, -0.1573, -0.1573, -0.1573], [-0.1573, -0.1573, -0.1573, -0.1573, -0.1573, -0.1573, -0.1573, -0.1573, -0.1573, -0.1573]]}, {"hovertemplate": "Would pass plateau gate<br>P%{y} · ATR %{text}<extra></extra>", "legendgroup": "Would pass plateau gate", "marker": {"color": "#34d399", "line": {"width": 0}, "size": 4, "symbol": "diamond"}, "mode": "markers", "name": "Would pass plateau gate", "showlegend": true, "text": [36.0, 120.0], "type": "scatter3d", "visible": false, "x": [2, 6], "y": [40.0, 60.0], "z": [2.061, 1.605]}, {"hovertemplate": "Would fail plateau gate<br>P%{y} · ATR %{text}<extra></extra>", "legendgroup": "Would fail plateau gate", "marker": {"color": "#f87171", "line": {"width": 0}, "size": 4, "symbol": "x"}, "mode": "markers", "name": "Would fail plateau gate", "showlegend": true, "text": [12.0, 24.0, 36.0, 48.0, 72.0, 96.0, 120.0, 168.0, 240.0, 336.0, 12.0, 24.0, 36.0, 48.0, 72.0, 96.0, 120.0, 168.0, 240.0, 336.0, 12.0, 24.0, 36.0, 48.0, 72.0, 96.0, 120.0, 168.0, 240.0, 336.0, 12.0, 24.0, 36.0, 48.0, 72.0, 96.0, 120.0, 168.0, 240.0, 336.0, 12.0, 24.0, 48.0, 72.0, 96.0, 120.0, 168.0, 240.0, 336.0, 12.0, 24.0, 36.0, 48.0, 72.0, 96.0, 120.0, 168.0, 240.0, 336.0, 12.0, 24.0, 36.0, 48.0, 72.0, 96.0, 168.0, 240.0, 336.0], "type": "scatter3d", "visible": false, "x": [0, 1, 2, 3, 4, 5, 6, 7, 8, 9, 0, 1, 2, 3, 4, 5, 6, 7, 8, 9, 0, 1, 2, 3, 4, 5, 6, 7, 8, 9, 0, 1, 2, 3, 4, 5, 6, 7, 8, 9, 0, 1, 3, 4, 5, 6, 7, 8, 9, 0, 1, 2, 3, 4, 5, 6, 7, 8, 9, 0, 1, 2, 3, 4, 5, 7, 8, 9], "y": [0.0, 0.0, 0.0, 0.0, 0.0, 0.0, 0.0, 0.0, 0.0, 0.0, 10.0, 10.0, 10.0, 10.0, 10.0, 10.0, 10.0, 10.0, 10.0, 10.0, 20.0, 20.0, 20.0, 20.0, 20.0, 20.0, 20.0, 20.0, 20.0, 20.0, 30.0, 30.0, 30.0, 30.0, 30.0, 30.0, 30.0, 30.0, 30.0, 30.0, 40.0, 40.0, 40.0, 40.0, 40.0, 40.0, 40.0, 40.0, 40.0, 50.0, 50.0, 50.0, 50.0, 50.0, 50.0, 50.0, 50.0, 50.0, 50.0, 60.0, 60.0, 60.0, 60.0, 60.0, 60.0, 60.0, 60.0, 60.0], "z": [1.003, 1.003, 1.003, 1.003, 1.003, 1.003, 1.003, 1.003, 1.003, 1.003, 1.003, 1.011, 1.002, 1.185, 1.019, 1.058, 1.024, 1.181, 1.26, 1.07, 1.002, 0.9438, 1.073, 1.224, 1.205, 1.098, 1.101, 0.9402, 1.208, 1.458, 1.006, 1.559, 1.524, 1.591, 1.067, 1.092, 1.03, 0.9681, 0.9785, 1.243, 1.054, 2.061, 11.66, 2.151, 1.536, 1.523, 1.165, 1.355, 0.9508, 1.082, 2.207, 11.66, 11.66, 11.66, 1.744, 1.59, 1.41, 1.381, 0.2227, 1.161, 12.58, 10.22, 4.319, 9.336, 6.056, 1.439, 0.3365, 0.4674]}, {"hoverinfo": "skip", "line": {"color": "rgba(52,211,153,0.35)", "width": 2}, "mode": "lines", "showlegend": false, "type": "scatter3d", "visible": false, "x": [2, 2, null, 6, 6, null], "y": [40, 40, null, 60, 60, null], "z": [2.031, -0.1573, null, 1.575, -0.1573, null]}, {"hoverinfo": "skip", "legendgroup": "nbh", "marker": {"color": "rgba(0,0,0,0)", "line": {"color": "#f5a524", "width": 3}, "size": 8, "symbol": "circle-open"}, "mode": "markers", "name": "3x3 neighbourhood of configured", "showlegend": true, "type": "scatter3d", "visible": false, "x": [0, 1, 2, 0, 1, 2, 0, 1, 2], "y": [30, 30, 30, 40, 40, 40, 50, 50, 50], "z": [1.046, 1.599, 1.564, 1.094, 2.101, 2.101, 1.122, 2.247, 11.7]}, {"hovertemplate": "Configured P40, ATR(24)<br>plateau gate: FAIL<extra></extra>", "marker": {"color": "white", "line": {"color": "#f87171", "width": 3}, "size": 7}, "mode": "markers+text", "showlegend": false, "text": ["configured ✗"], "textfont": {"color": "#f87171", "size": 13}, "textposition": "top center", "type": "scatter3d", "visible": false, "x": [1], "y": [40], "z": [2.151]}], "layout": {"annotations": [{"font": {"color": "#9aa0ab", "size": 11}, "showarrow": false, "text": "Height = in-sample PF. Floor = margin to the -9% hard limit on the FULL period (intrabar drawdown, 20% sizing). Markers = would the cell pass the plateau gate (PF >= 1.3, N >= 5, drop <= 30% in its 3x3). Orange rings = configured cell's neighbourhood.", "x": 0, "xanchor": "left", "xref": "paper", "y": -0.02, "yref": "paper"}], "height": 700, "legend": {"bgcolor": "rgba(0,0,0,0)", "font": {"color": "#9aa0ab", "size": 11}, "x": 0, "y": 0.02}, "margin": {"b": 30, "l": 0, "r": 0, "t": 90}, "paper_bgcolor": "#15171c", "scene": {"aspectmode": "manual", "aspectratio": {"x": 1.5, "y": 1, "z": 0.8}, "camera": {"center": {"x": 0, "y": 0, "z": -0.1}, "eye": {"x": 1.6, "y": 1.6, "z": 0.9}}, "xaxis": {"tickmode": "array", "ticktext": ["12", "24", "36", "48", "72", "96", "120", "168", "240", "336"], "tickvals": [0, 1, 2, 3, 4, 5, 6, 7, 8, 9], "title": {"text": "ATR length (bars)"}}, "yaxis": {"title": {"text": "ATR percentile"}}, "zaxis": {"range": [-0.1573, 14.91], "title": {"text": "Profit Factor"}}}, "title": {"text": "MONDAY.btcjpy.cfd.v1 · PF in-sample · Base costs · 3/70 cells would pass the plateau gate", "x": 0.02}, "updatemenus": [{"active": 0, "bgcolor": "#9fb3c8", "bordercolor": "#4a5160", "borderwidth": 1, "buttons": [{"args": [{"visible": [true, true, true, true, true, true, true, false, false, false, false, false, false, false, false, false, false, false, false, false, false]}, {"title.text": "MONDAY.btcjpy.cfd.v1 · PF in-sample · Base costs · 3/70 cells would pass the plateau gate"}], "label": " Base costs ", "method": "update"}, {"args": [{"visible": [false, false, false, false, false, false, false, true, true, true, true, true, true, true, false, false, false, false, false, false, false]}, {"title.text": "MONDAY.btcjpy.cfd.v1 · PF in-sample · Costs x2 · 2/70 cells would pass the plateau gate"}], "label": " Costs x2 ", "method": "update"}, {"args": [{"visible": [false, false, false, false, false, false, false, false, false, false, false, false, false, false, true, true, true, true, true, true, true]}, {"title.text": "MONDAY.btcjpy.cfd.v1 · PF in-sample · Costs x3 · 2/70 cells would pass the plateau gate"}], "label": " Costs x3 ", "method": "update"}], "direction": "right", "font": {"color": "#15171c", "size": 12}, "pad": {"b": 0, "l": 3, "r": 3, "t": 0}, "type": "buttons", "x": 0, "xanchor": "left", "y": 1.12, "yanchor": "top"}]}}
